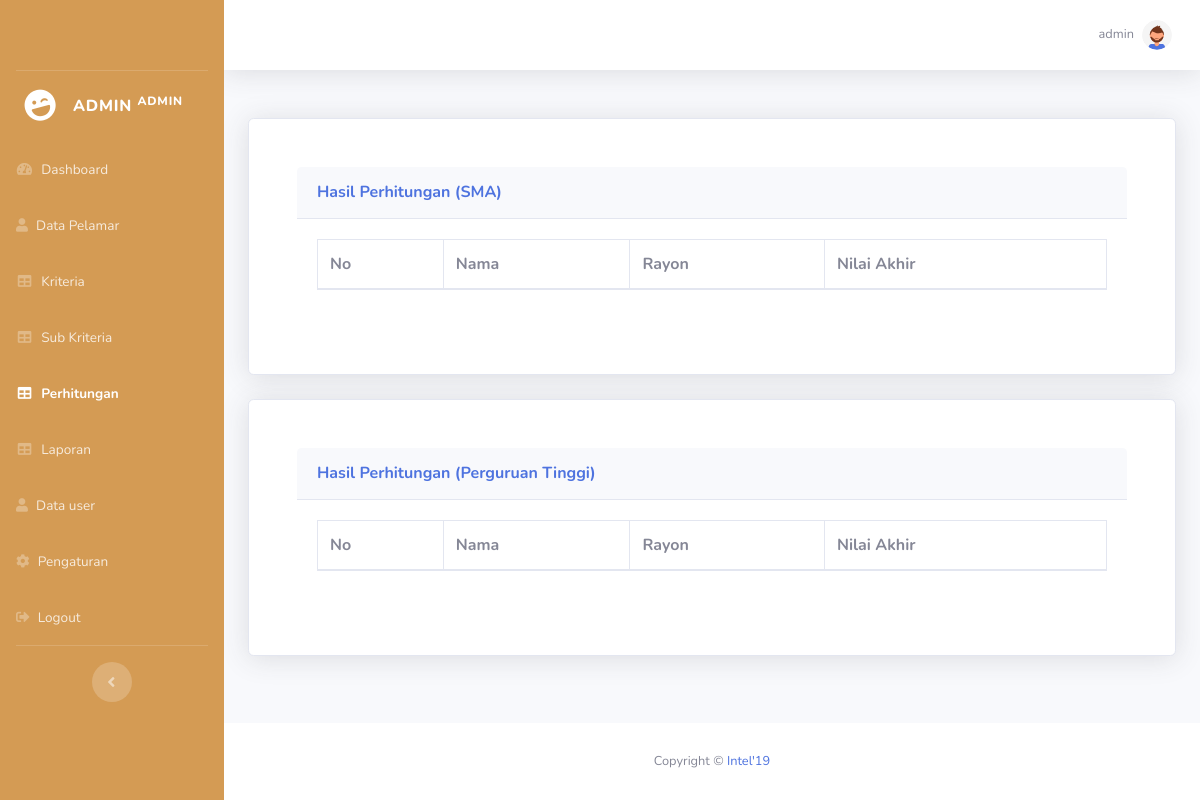
/admin/perhitungan.php (signed in), run on an earlier commit of the app's database.
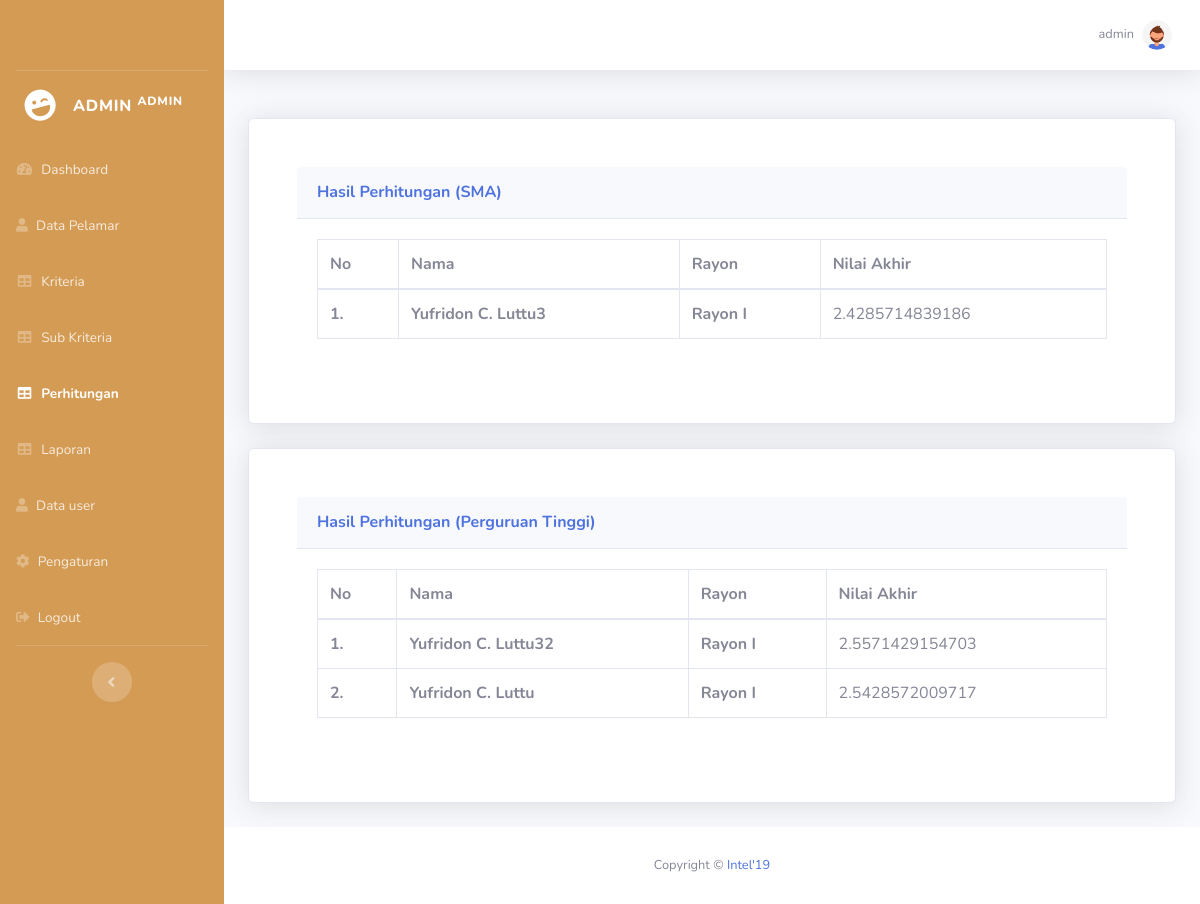
And on a later commit of the database.
### tables this page shows
CREATE TABLE `data_pelamar` (
  `id_pelamar` int(11) NOT NULL,
  `nama` varchar(50) NOT NULL,
  `foto` varchar(255) NOT NULL,
  `sekolah` varchar(100) NOT NULL,
  `jurusan` varchar(50) NOT NULL,
  `no_hp` varchar(12) NOT NULL,
  `kartu_keluarga` varchar(255) DEFAULT NULL,
  `s_beasiswa_lain` varchar(255) DEFAULT NULL,
  `raport_khs` varchar(255) DEFAULT NULL,
  `f_id_rayon` int(11) NOT NULL,
  `f_id_login` int(11) NOT NULL
);

CREATE TABLE `rayon` (
  `id_rayon` int(11) NOT NULL,
  `nama_rayon` varchar(100) NOT NULL
);

### config.php (called while the page is built, shortened)
<?php
function connectDatabase()
{
    $conn = new mysqli(DB_HOST, DB_USERNAME, DB_PASSWORD, DB_NAME);
    return $conn;
}
?>

### admin/functions/perhitungan.php (called while the page is built, shortened)
<?php
require_once '../config.php';
class Perhitungan{
    public function __construct()
    {
        $this->db = connectDatabase();
    }
    public function perengkingan($jenjang=null,$periode=null){
        $perhitungan = $this->GapAlternatif($jenjang,$periode);
        $ranking = array();
        foreach ($perhitungan as $key => $value) {
            $jumlahCF = $value['bobot_gap_C1'] + $value['bobot_gap_C2'] + $value['bobot_gap_C3'] + $value['bobot_gap_C4'] + $value['bobot_gap_C5'];
            $jumlahSF = $value['bobot_gap_C6'] + $value['bobot_gap_C7'];
            $NCF = $jumlahCF / 5;
            $NSF = $jumlahSF / 2;
            $NMA = ($value['bobotC1'] * $NCF) + ($value['bobotC2'] * $NCF) + ($value['bobotC3'] * $NCF) + ($value['bobotC4'] * $NCF) + ($value['bobotC5'] * $NCF);
            $NSA = ($value['bobotC6'] * $NSF) + ($value['bobotC7'] * $NSF);
            $nilaiAkhir = ((5 / 7) * $NMA) + ((2 / 7) * $NSA);
            $ranking[] = [
                'id_pelamar' => $value['id_pelamar'],
                'nama' => $value['nama'],
                'nama_rayon' => $value['nama_rayon'],
                'f_id_rayon' => $value['f_id_rayon'],
                'f_id_login' => $value['f_id_login'],
                'nilaiAkhir' => $nilaiAkhir
            ];
        }
        usort($ranking, array($this, 'compare'));
        return $ranking;
    }
    function compare($a, $b) {
        return ($a['nilaiAkhir'] > $b['nilaiAkhir']) ? -1 : 1;
    }
}
$Perhitungan = new Perhitungan();
?>

### admin/perhitungan.php (the view, shortened to what the changed rows need)
<?php
require_once './header.php';
require_once './functions/perhitungan.php';
$rankingSMA = $Perhitungan->perengkingan('sma',$_SESSION['id_periode']);
$rankingPT = $Perhitungan->perengkingan('pt',$_SESSION['id_periode']);
$j = 1;
$k = 1;
?>
<div class="row">
    <div class="col-lg-12">
        <div class="card shadow mb-4">
            <div class="justify-content-center p-5">
                <form action="" method="post">
                    <div class="card-body">
                        <div class="table-responsive">
                            <table class="table table-bordered" id="hasil-sma" width="100%" cellspacing="0">
                                <thead>
                                    <tr>
                                        <th>No</th>
                                        <th>Nama</th>
                                        <th>Rayon</th>
                                        <th>Nilai Akhir</th>
                                    </tr>
                                </thead>
                                <tbody>
                                    <?php foreach ($rankingSMA as $key => $rank):?>
                                    <tr>
                                        <th scope="row"><?=$j++;?>. </th>
                                        <th><?=$rank['nama'];?></th>
                                        <th><?=$rank['nama_rayon'];?></th>
                                        <td><?=$rank['nilaiAkhir'];?></td>
                                    </tr>
                                    <?php endforeach;?>
                                </tbody>
                            </table>
                        </div>
                    </div>
                </form>
            </div>
        </div>
    </div>
    <div class="col-lg-12">
        <div class="card shadow mb-4">
            <div class="justify-content-center p-5">
                <form action="" method="post">
                    <div class="card-body">
                        <div class="table-responsive">
                            <table class="table table-bordered" id="hasil-pt" width="100%" cellspacing="0">
                                <thead>
                                    <tr>
                                        <th>No</th>
                                        <th>Nama</th>
                                        <th>Rayon</th>
                                        <th>Nilai Akhir</th>
                                    </tr>
                                </thead>
                                <tbody>
                                    <?php foreach ($rankingPT as $key => $rank):?>
                                    <tr>
                                        <th scope="row"><?=$k++;?>. </th>
                                        <th><?=$rank['nama'];?></th>
                                        <th><?=$rank['nama_rayon'];?></th>
                                        <td><?=$rank['nilaiAkhir'];?></td>
                                    </tr>
                                    <?php endforeach;?>
                                </tbody>
                            </table>
                        </div>
                    </div>
                </form>
            </div>
        </div>
    </div>
</div>
<?php require './footer.php';?>

What changed in the data, as far as the page shows it:
added data_pelamar: nama "Yufridon C. Luttu3", f_id_rayon.nama_rayon "Rayon I", nilaiAkhir "2.4285714839186", shown under "Hasil Perhitungan (SMA)"
added data_pelamar: nama "Yufridon C. Luttu32", f_id_rayon.nama_rayon "Rayon I", nilaiAkhir "2.5571429154703", shown under "Hasil Perhitungan (Perguruan Tinggi)"
added data_pelamar: nama "Yufridon C. Luttu", f_id_rayon.nama_rayon "Rayon I", nilaiAkhir "2.5428572009717", shown under "Hasil Perhitungan (Perguruan Tinggi)"
